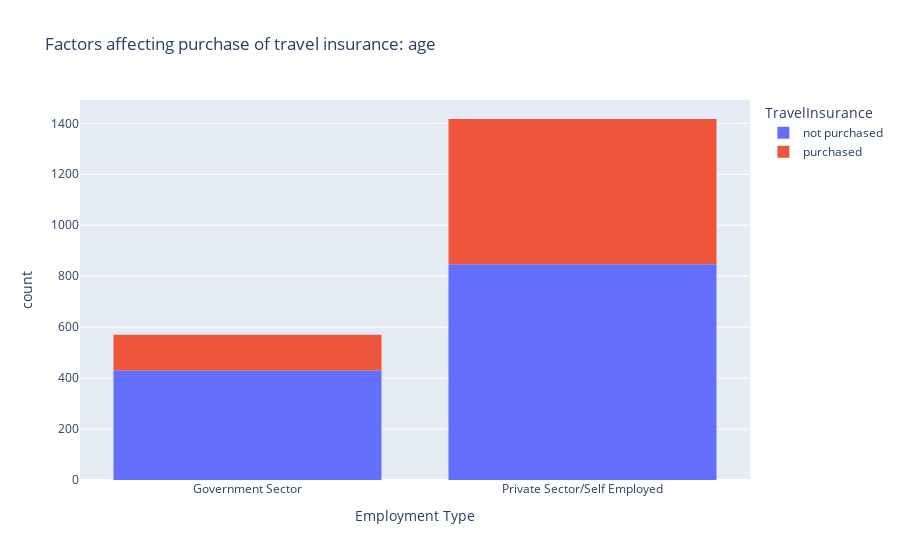

Notebook source saved alongside this figure:
### Code cell
df = df
figure = px.histogram(df, x="Employment Type", color= "TravelInsurance", title= "Factors affecting purchase of travel insurance: age")
figure.show()

### Figure 1 — Plotly figure (JSON) as saved in the notebook; plotly's stock layout.template omitted (floating-point values rounded to 4 significant figures; data arrays with more than 128 entries replaced by an {"elided": "..."} marker saying what was removed)
{"data": [{"alignmentgroup": "True", "bingroup": "x", "hovertemplate": "TravelInsurance=not purchased<br>Employment Type=%{x}<br>count=%{y}<extra></extra>", "legendgroup": "not purchased", "marker": {"color": "#636efa", "pattern": {"shape": ""}}, "name": "not purchased", "offsetgroup": "not purchased", "orientation": "v", "showlegend": true, "type": "histogram", "x": {"elided": "1277 str values"}, "xaxis": "x", "yaxis": "y"}, {"alignmentgroup": "True", "bingroup": "x", "hovertemplate": "TravelInsurance=purchased<br>Employment Type=%{x}<br>count=%{y}<extra></extra>", "legendgroup": "purchased", "marker": {"color": "#EF553B", "pattern": {"shape": ""}}, "name": "purchased", "offsetgroup": "purchased", "orientation": "v", "showlegend": true, "type": "histogram", "x": {"elided": "710 str values"}, "xaxis": "x", "yaxis": "y"}], "layout": {"barmode": "relative", "legend": {"title": {"text": "TravelInsurance"}, "tracegroupgap": 0}, "title": {"text": "Factors affecting purchase of travel insurance: age"}, "xaxis": {"anchor": "y", "domain": [0, 1], "title": {"text": "Employment Type"}}, "yaxis": {"anchor": "x", "domain": [0, 1], "title": {"text": "count"}}}}
